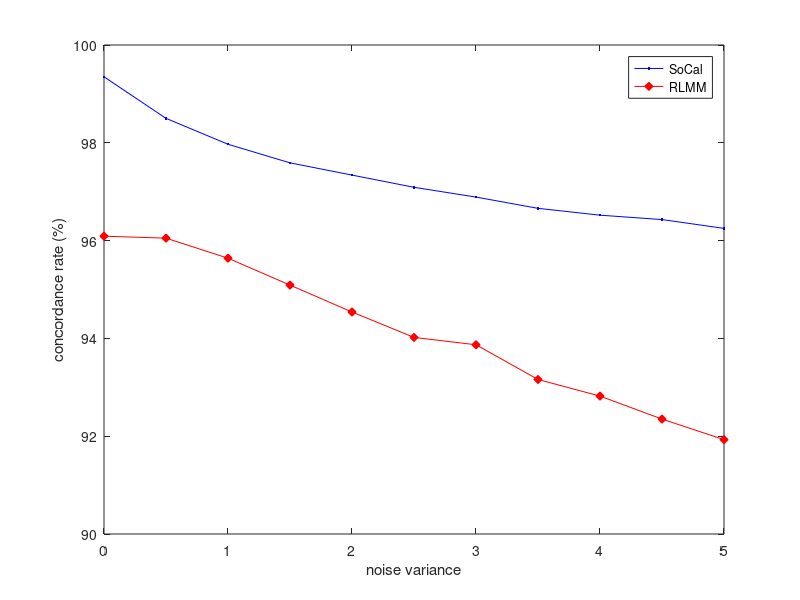

Recreate this plot in MATLAB.
data = dlmread('result.txt');

vars = data(:,1);
socal = data(:,2);
gauss = data(:,3);

h1 = plot(vars,socal,'-b.',vars,gauss,'-rd','MarkerFaceColor',[1 0 0 ]);
legend('SoCal', 'RLMM');
xlabel('noise variance');
ylabel('concordance rate (%)');

